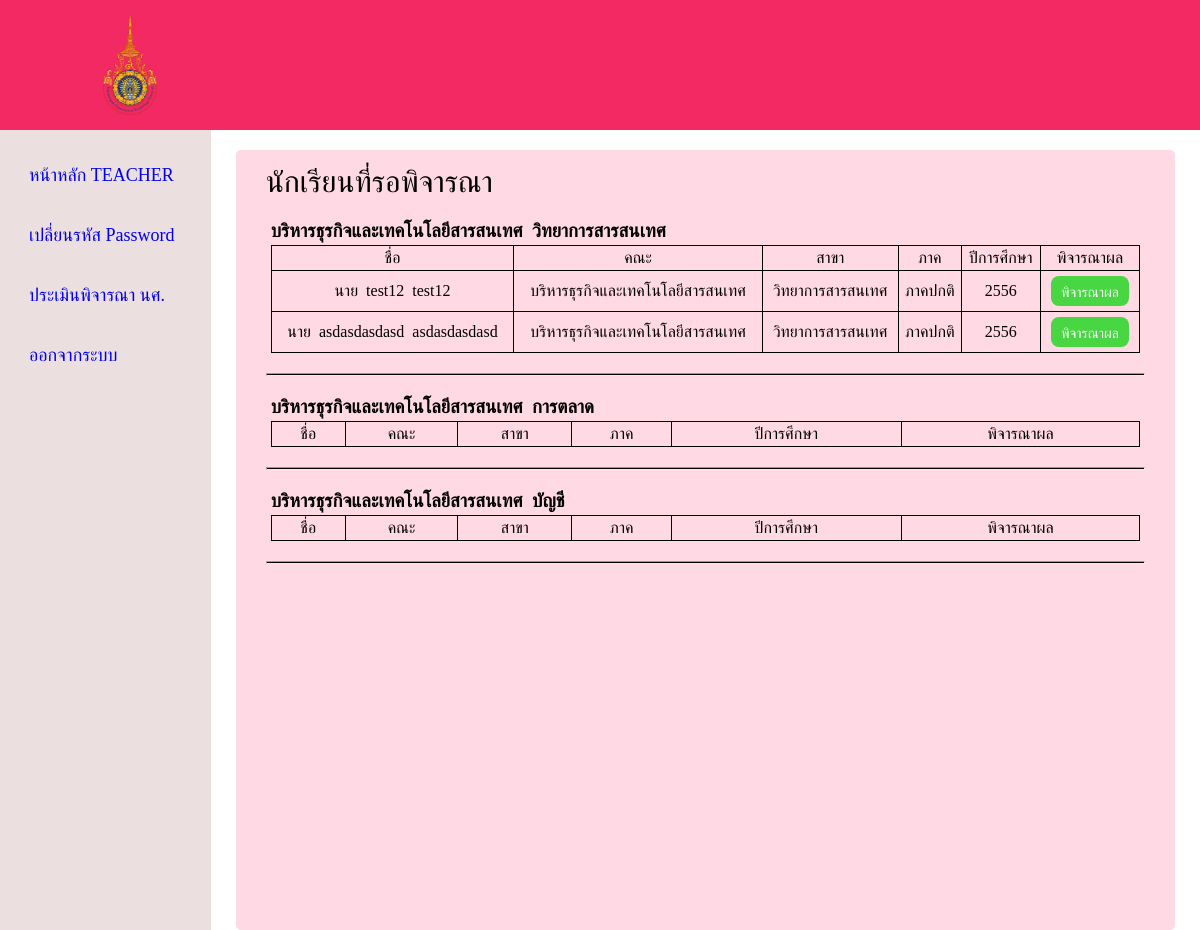
Page /teacher/T-estimate-std.php (signed in) on the earlier database version.
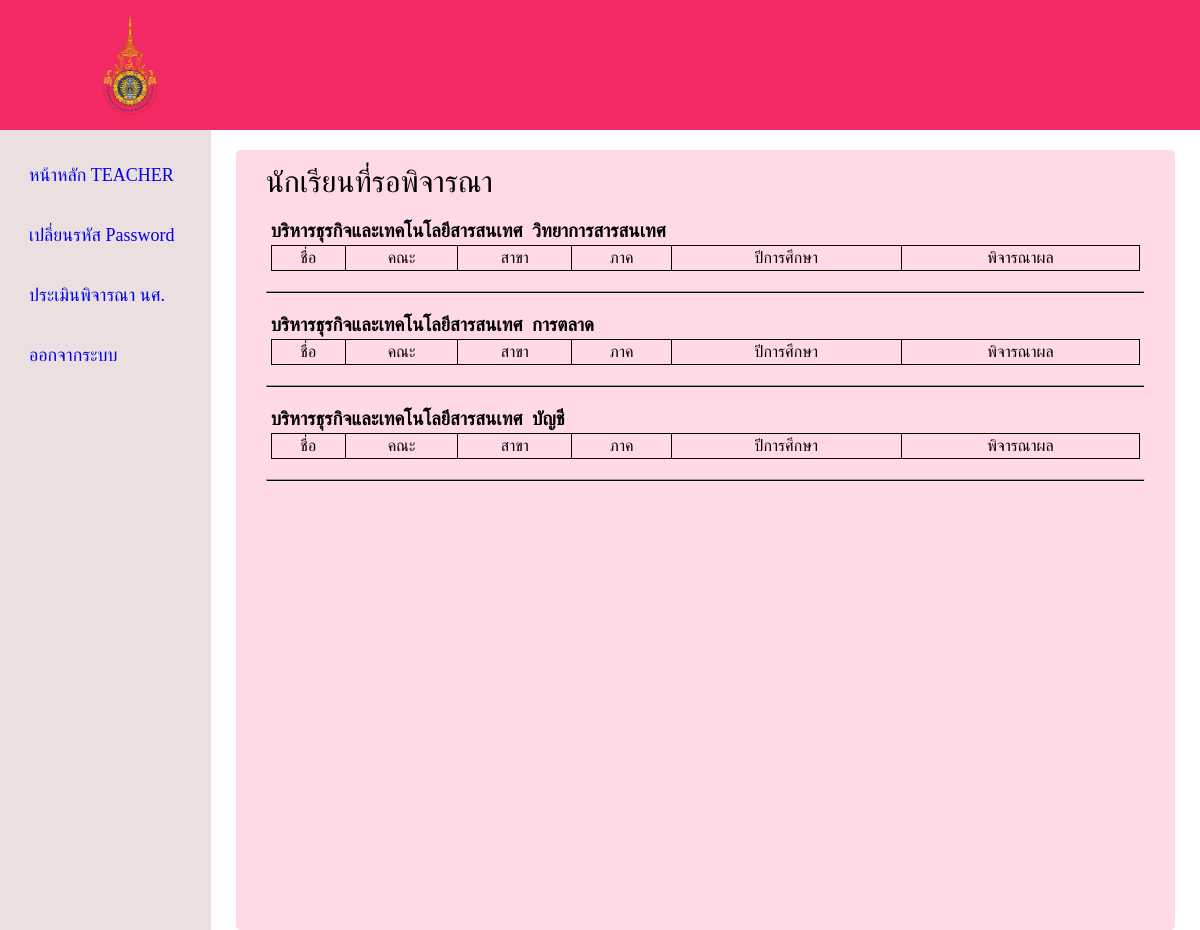
Same page on the later database version.
### tables this page shows
CREATE TABLE `student_detail` (
  `Student_id` int(11) NOT NULL,
  `User_id` int(11) NOT NULL,
  `Prefix` text NOT NULL,
  `Fname` varchar(100) NOT NULL,
  `Lname` varchar(100) NOT NULL,
  `Faculty` enum('บริหารธุรกิจและเทคโนโลยีสารสนเทศ','ศิลปะศาสตร์') NOT NULL,
  `Major` enum('วิทยาการสารสนเทศ','การตลาด','บัญชี') NOT NULL,
  `Student_idcard` int(13) DEFAULT NULL,
  `Supclass_std` text,
  `Student_year` int(4) NOT NULL,
  `Phone_std` int(11) DEFAULT NULL,
  `Email_std` text,
  `Pic_grad` varchar(255) DEFAULT NULL,
  `std_confirm_tran` int(1) NOT NULL DEFAULT '0',
  `teacher_con` int(1) NOT NULL DEFAULT '0'
);

### teacher/T-estimate-std.php (the view, shortened to what this page needs)
<?php
require '../connect.php';
?>
<!DOCTYPE html>
<html>
    <head>
        <link rel='stylesheet' type='text/css' media='screen' href='styleteacher.css'>
    </head>
    <body>
    <header class="header">
        <img src="../picture/มหาวิทยาลัยเทคโนโลยีราชมงคลตะวันออก.png" class="logo">
        </header>
        <div class="container">
            <nav class="sidebar">
                <div class="menu-bar">
                    <div class="menu">
                        <ul class="menu-links">
                            <li class="link">
                                <a href ="teacher-home.php">
                                    <span class="text nav-text">หน้าหลัก TEACHER</span>
                                </a>
                            </li>
                            <li class="link">
                                <a href ="change_password.php">
                                    <span class="text nav-text">เปลี่ยนรหัส Password</span>
                                </a>
                            </li>
                            <li class="link">
                                <a href ="T-estimate-std.php">
                                    <span class="text nav-text">ประเมินพิจารณา นศ.</span>
                                </a>
                            </li>
                            <li class="link">
                                <a href ="logout.php">
                                    <span class="text nav-text">ออกจากระบบ</span>
                                </a>
                            </li>
                        </ul>
                    </div>
                </div>
            </nav>
            <section class="home">
                <div class= "container-box">
                    <span>นักเรียนที่รอพิจารณา</span>
                    <form action ="" class = "box-transfer-std" method = "POST">
                        <?php
                            function displaytable($TSfaculty,$TSmajor,$connect){
                                $sql = "SELECT * FROM `student_detail` WHERE std_confirm_tran = 1 AND Faculty = '$TSfaculty' AND Major = '$TSmajor'";
                                $result = $connect->query($sql);
                                if($result){
                                    ?>
                                    <div class = "box-estimate">
                                        <h3><?php echo $TSfaculty;echo "&nbsp;&nbsp;" ; echo $TSmajor; ?></h3>
                                        <div class="box-estimate2">
                                            <table>
                                                <tr>
                                                    <td>ชื่อ</td>
                                                    <td>คณะ</td>
                                                    <td>สาขา</td>
                                                    <td>ภาค</td>
                                                    <td>ปีการศึกษา</td>
                                                    <td>พิจารณาผล</td>
                                                </tr>
                                                <?php
                                                while ($row = $result ->fetch_assoc()):
                                                ?>
                                                <tr>
                                                    <td><?php echo $row['Prefix']; echo "&nbsp&nbsp" ; echo $row['Fname'] ;echo "&nbsp&nbsp" ; echo $row['Lname'];?></td>
                                                    <td><?php echo $row['Faculty'];?></td>
                                                    <td><?php echo $row['Major'];?></td>
                                                    <td><?php echo $row['Supclass_std'];?></td>
                                                    <td><?php echo $row['Student_year'];?></td>
                                                    <td><a class = "btn-estimate" href = "estimate-std.php?GetID=<?php echo $row['Student_id']; ?>" >พิจารณาผล</td>
                        </form>
                                                    <?php endwhile ?>
                                                </tr>
                                            </table>
                                        </div>
                                    </div>
                                    <hr style="width:100%;text-align:left;margin-left:0;margin-top:10px;color:black;height:3px;background-color:black">
                                    <?php
                                } else{
                                    echo "ERROR: " . $connect->error;
                                }
                            }
                            displaytable('บริหารธุรกิจและเทคโนโลยีสารสนเทศ','วิทยาการสารสนเทศ',$connect);
                            displaytable('บริหารธุรกิจและเทคโนโลยีสารสนเทศ','การตลาด',$connect);
                            displaytable('บริหารธุรกิจและเทคโนโลยีสารสนเทศ','บัญชี',$connect);
                        ?>
                    </form>
                </div>
            </section>
        </div>
    </body>
</html>

Differences in the rows shown:
no longer on this page (row edited): student_detail: Prefix "นาย", Fname "test12", Lname "test12", Faculty "บริหารธุรกิจและเทคโนโลยีสารสนเทศ", Major "วิทยาการสารสนเทศ", Supclass_std "ภาคปกติ", Student_year "2556"
no longer on this page (row edited): student_detail: Prefix "นาย", Fname "asdasdasdasd", Lname "asdasdasdasd", Faculty "บริหารธุรกิจและเทคโนโลยีสารสนเทศ", Major "วิทยาการสารสนเทศ", Supclass_std "ภาคปกติ", Student_year "2556"
